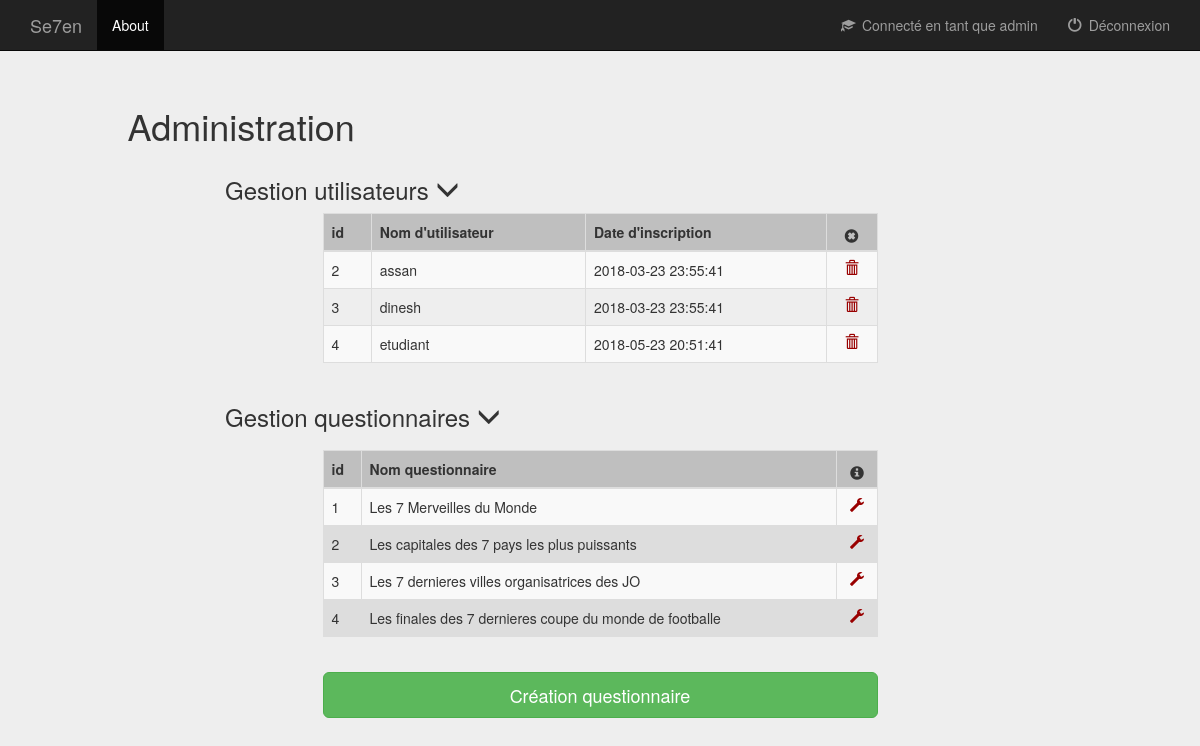
Page /main/administration.php (signed in) on the committed database.
### tables this page shows
CREATE TABLE `users` (
  `id` smallint(6) NOT NULL,
  `login` varchar(50) NOT NULL,
  `password` varchar(100) NOT NULL,
  `date_inscription` timestamp NOT NULL DEFAULT CURRENT_TIMESTAMP,
  `progression` integer NOT NULL
);

CREATE TABLE `questionnaires` (
  `idQuestionnaire` smallint(6) NOT NULL,
  `nomQuestionnaire` tinytext NOT NULL,
  `statut` varchar(50)

);

### main/administration.php (the view, shortened to what this page needs)
<?php
	$page_name="administration.php";
    require ('header.php');
    require('../database_auth.php');
?>
  <div class="col-lg-12 col-md-12 col-sm-12">
    <div class="col-lg-offset-1 col-lg-11 col-md-offset-1 col-md-11 col-sm-offset-1 col-sm-11"> <h1>Administration</h1>
    </div>
    <div class="col-lg-offset-2 col-lg-10 col-md-offset-2 col-md-10 col-sm-offset-2 col-sm-10">
      <h3>Gestion utilisateurs <span id="menu_user_fleche" class="glyphicon glyphicon-menu-down"></span></h3>
    </div>
    <div class="col-lg-offset-3 col-lg-6 col-lg-offset-3 col-md-offset-3 col-md-6 col-md-offset-3 col-sm-offset-3 col-sm-6 col-sm-offset-3">
      <table id="table_user" class="table table-striped table-bordered">
        <thead>
          <tr>
            <th>id</th>
            <th>Nom d'utilisateur</th>
            <th>Date d'inscription</th>
            <th><span class="glyphicon glyphicon-remove-sign"></span></th>
          </tr>
        </thead>
        <tbody>
          <?php
            $req1=$bd->prepare('select * from users order by id');
            $req1->execute();
                  while($tab1 = $req1->fetch(PDO::FETCH_ASSOC)){
                    if(htmlspecialchars($tab1['login'], ENT_QUOTES) !== "admin"){
                      echo "<tr id='ligne_user" . $tab1['id'] . "' >";
                      echo "<td>" . $tab1['id'] . "</td>";
                      echo "<td>" . htmlspecialchars($tab1['login'], ENT_QUOTES) . "</td>";
                      echo "<td>" . $tab1['date_inscription'] . "</td>";
                      echo "<td> <span id='user" . $tab1['id'] . "'class='element_supprimable glyphicon glyphicon-trash'> </td>";
                      echo '</tr>';
                    }
                  }
          ?>
        </tbody>
      </table>
    </div>
    <div class="col-lg-offset-2 col-lg-10 col-md-offset-2 col-md-10 col-sm-offset-2 col-sm-10">
      <h3>Gestion questionnaires <span id="menu_questionnaire_fleche" class="glyphicon glyphicon-menu-down"></span></h3>
    </div>
    <div class="col-lg-offset-3 col-lg-6 col-lg-offset-3 col-md-offset-3 col-md-6 col-md-offset-3 col-sm-offset-3 col-sm-6 col-sm-offset-3">
      <table id="table_questionnaire" class="table table-striped table-bordered">
        <thead>
          <tr>
            <th>id</th>
            <th>Nom questionnaire</th>
            <th><span class="glyphicon glyphicon-info-sign"></span></th>
          </tr>
        </thead>
        <tbody>
          <?php
            $req2=$bd->prepare('select * from questionnaires order by idQuestionnaire');
            $req2->execute();
                  while($tab2 = $req2->fetch(PDO::FETCH_ASSOC)){
                    echo '<tr>';
                    echo "<td>" . $tab2['idQuestionnaire'] . "</td>";
                    echo "<td>" . $tab2['nomQuestionnaire'] . "</td>";
                    echo "<td> <span id='questionnaire" . $tab2['idQuestionnaire'] . "'class='element_modifiable glyphicon glyphicon-wrench'> </td>";
                    echo '</tr>';
                  }
          ?>
        </tbody>
      </table>
    </div>
    <div class="col-lg-offset-3 col-lg-6 col-lg-offset-3 col-md-offset-3 col-md-6 col-md-offset-3 col-sm-offset-3 col-sm-6 col-sm-offset-3">
      <a href="creation_questionnaire.php" id="btn_creation_questionnaire" class="btn btn-lg btn-success btn-block" role="button">Création questionnaire</a>
    </div>
  </div>
</body>
</html>

### main/header.php (shortened to what this page needs)
<!DOCTYPE html>
<html lang="fr">
  <head>
    <link href="../bootstrap/css/bootstrap.min.css" rel="stylesheet">
    <link href="css/header.css" rel="stylesheet">
    <link href="css/deconnexion.css" rel="stylesheet">
    <link href="css/menu_principal.css" rel="stylesheet">
    <link href="css/administration.css" rel="stylesheet">
    <link href="css/gestionnaire_questionnaire.css" rel="stylesheet">
    <link href="css/creation_questionnaire.css" rel="stylesheet">
	  <link href="css/score.css" rel="stylesheet">
  </head>
  <body>
    <nav class="navbar navbar-inverse navbar-static-top">
      <div class="container">
      <div class="navbar-header">
        <a class="navbar-brand" href="#" id="game_name_link">Se7en</a>
      </div>
        <div id="navbar" class="navbar-collapse collapse">
          <ul class="nav navbar-nav">
            <li class="active"><a id="about_link">About</a></li>
          </ul>
          <ul class="nav navbar-nav navbar-right">
          <?php
          if($page_name!=="deconnexion.php"){
            if(isset($_SESSION['login']) && isset($_SESSION['connecte'])){
              echo '<li><a href="#" id="connected_as"><span class="glyphicon glyphicon-education glyphicon_header"> </span> Connecté en tant que ' . $_SESSION['login'] . '</a></li>';
              echo '<li><a href="deconnexion.php"><span class="glyphicon glyphicon-off glyphicon_header"> </span> Déconnexion </a></li>';
            }
            else{
              echo "<li><a href='#' id='connected_as'><span class='glyphicon glyphicon-education glyphicon_header'> </span> Connecté en tant qu'invité</a></li>";
              echo '<li><a href="deconnexion.php"><span class="glyphicon glyphicon-off glyphicon_header"> </span> Déconnexion </a></li>';
            }
          }
          ?>
          </ul>
        </div>
      </div>
    </nav>

### main/css/header.css (style rules this page uses)
body { padding-bottom: 40px; background-color: #eee; }
#connected_as { pointer-events: none; }
#about_link { cursor: pointer; }
.navbar-static-top { margin-bottom: 35px; }
.glyphicon_header { margin-right: 3px; }

### main/css/administration.css (style rules this page uses)
#table_questionnaire { background-color: #ddd; margin-top: 10px; }
thead { background-color: #bfbfbf; font-weight: bold; }
.glyphicon-trash, .glyphicon-wrench { color: #990000; }
.element_supprimable, .element_modifiable, .glyphicon-remove-sign, .glyphicon-info-sign { display: block; text-align: center; }
.element_supprimable, .element_modifiable { cursor: pointer; }
#btn_creation_questionnaire { margin-top: 15px; margin-bottom: 30px; }

### rows in the picture
users: id "2", login "assan", date_inscription "2018-03-23 23:55:41"
users: id "3", login "dinesh", date_inscription "2018-03-23 23:55:41"
users: id "4", login "etudiant", date_inscription "2018-05-23 20:51:41"
questionnaires: idQuestionnaire "1", nomQuestionnaire "Les 7 Merveilles du Monde"
questionnaires: idQuestionnaire "2", nomQuestionnaire "Les capitales des 7 pays les plus puissants"
questionnaires: idQuestionnaire "3", nomQuestionnaire "Les 7 dernieres villes organisatrices des JO"
questionnaires: idQuestionnaire "4", nomQuestionnaire "Les finales des 7 dernieres coupe du monde de footballe"

### other values in the picture
$_SESSION['login'] "admin"
